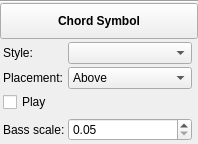
<?xml version="1.0" encoding="UTF-8"?>
<ui version="4.0">
 <class>InspectorHarmony</class>
 <widget class="QWidget" name="InspectorHarmony">
  <property name="geometry">
   <rect>
    <x>0</x>
    <y>0</y>
    <width>198</width>
    <height>144</height>
   </rect>
  </property>
  <property name="accessibleName">
   <string>Chord Symbol Inspector</string>
  </property>
  <layout class="QVBoxLayout" name="verticalLayout">
   <property name="spacing">
    <number>0</number>
   </property>
   <property name="leftMargin">
    <number>0</number>
   </property>
   <property name="topMargin">
    <number>0</number>
   </property>
   <property name="rightMargin">
    <number>0</number>
   </property>
   <property name="bottomMargin">
    <number>0</number>
   </property>
   <item>
    <widget class="QFrame" name="frame">
     <property name="frameShape">
      <enum>QFrame::HLine</enum>
     </property>
     <property name="frameShadow">
      <enum>QFrame::Sunken</enum>
     </property>
    </widget>
   </item>
   <item>
    <widget class="QToolButton" name="title">
     <property name="sizePolicy">
      <sizepolicy hsizetype="Preferred" vsizetype="Preferred">
       <horstretch>0</horstretch>
       <verstretch>0</verstretch>
      </sizepolicy>
     </property>
     <property name="font">
      <font>
       <weight>75</weight>
       <bold>true</bold>
      </font>
     </property>
     <property name="accessibleName">
      <string>Reset 'Play' value</string>
     </property>
     <property name="text">
      <string>Chord Symbol</string>
     </property>
    </widget>
   </item>
   <item>
    <widget class="QWidget" name="panel" native="true">
     <layout class="QGridLayout" name="gridLayout">
<item row="6" column="0" colspan="1"><widget class="QLabel" name="bassScaleLabel"><property name="text"><string>Bass scale:</string></property><property name="buddy"><cstring>bassScale</cstring></property></widget></item>
<item row="6" column="1" colspan="1"><widget class="QDoubleSpinBox" name="bassScale"><property name="suffix"><string></string></property><property name="minimum"><double>0.050000</double></property><property name="maximum"><double>3.000000</double></property><property name="decimals"><number>2</number></property><property name="singleStep"><double>0.050000</double></property></widget></item>
<item row="6" column="2" colspan="1"><widget class="Ms::ResetButton" name="resetBassScale" native="true"/></item>

      <property name="leftMargin">
       <number>3</number>
      </property>
      <property name="topMargin">
       <number>3</number>
      </property>
      <property name="rightMargin">
       <number>3</number>
      </property>
      <property name="bottomMargin">
       <number>3</number>
      </property>
      <property name="spacing">
       <number>3</number>
      </property>
      <item row="0" column="0">
       <widget class="QLabel" name="label_2">
        <property name="text">
         <string>Style:</string>
        </property>
        <property name="alignment">
         <set>Qt::AlignLeading|Qt::AlignLeft|Qt::AlignVCenter</set>
        </property>
        <property name="buddy">
         <cstring>style</cstring>
        </property>
       </widget>
      </item>
      <item row="0" column="2">
       <widget class="Ms::ResetButton" name="resetStyle" native="true">
        <property name="sizePolicy">
         <sizepolicy hsizetype="Fixed" vsizetype="Preferred">
          <horstretch>0</horstretch>
          <verstretch>0</verstretch>
         </sizepolicy>
        </property>
        <property name="accessibleName">
         <string>Reset 'Style' value</string>
        </property>
       </widget>
      </item>
      <item row="1" column="0">
       <widget class="QLabel" name="label">
        <property name="text">
         <string>Placement:</string>
        </property>
        <property name="alignment">
         <set>Qt::AlignLeading|Qt::AlignLeft|Qt::AlignVCenter</set>
        </property>
        <property name="buddy">
         <cstring>placement</cstring>
        </property>
       </widget>
      </item>
      <item row="1" column="2">
       <widget class="Ms::ResetButton" name="resetPlacement" native="true">
        <property name="sizePolicy">
         <sizepolicy hsizetype="Fixed" vsizetype="Preferred">
          <horstretch>0</horstretch>
          <verstretch>0</verstretch>
         </sizepolicy>
        </property>
        <property name="accessibleName">
         <string>Reset 'Placement' value</string>
        </property>
       </widget>
      </item>
      <item row="0" column="1">
       <widget class="QComboBox" name="style">
        <property name="sizePolicy">
         <sizepolicy hsizetype="Expanding" vsizetype="Fixed">
          <horstretch>0</horstretch>
          <verstretch>0</verstretch>
         </sizepolicy>
        </property>
        <property name="accessibleName">
         <string>Style</string>
        </property>
       </widget>
      </item>
      <item row="1" column="1">
       <widget class="QComboBox" name="placement">
        <property name="sizePolicy">
         <sizepolicy hsizetype="Expanding" vsizetype="Fixed">
          <horstretch>0</horstretch>
          <verstretch>0</verstretch>
         </sizepolicy>
        </property>
        <property name="accessibleName">
         <string>Placement</string>
        </property>
        <item>
         <property name="text">
          <string>Above</string>
         </property>
        </item>
        <item>
         <property name="text">
          <string>Below</string>
         </property>
        </item>
       </widget>
      </item>
      <item row="2" column="2">
       <widget class="Ms::ResetButton" name="resetPlay" native="true">
        <property name="sizePolicy">
         <sizepolicy hsizetype="Fixed" vsizetype="Preferred">
          <horstretch>0</horstretch>
          <verstretch>0</verstretch>
         </sizepolicy>
        </property>
       </widget>
      </item>
      <item row="2" column="0" colspan="2">
       <widget class="QCheckBox" name="play">
        <property name="text">
         <string>Play</string>
        </property>
       </widget>
      </item>
      <item row="3" column="0" colspan="2">
       <widget class="Ms::VoicingSelect" name="voicingSelect" native="true">
        <property name="sizePolicy">
         <sizepolicy hsizetype="Expanding" vsizetype="Fixed">
          <horstretch>0</horstretch>
          <verstretch>0</verstretch>
         </sizepolicy>
        </property>
       </widget>
      </item>
      <item row="3" column="2">
       <widget class="Ms::ResetButton" name="resetVoicing" native="true">
        <property name="sizePolicy">
         <sizepolicy hsizetype="Fixed" vsizetype="Preferred">
          <horstretch>0</horstretch>
          <verstretch>0</verstretch>
         </sizepolicy>
        </property>
        <property name="accessibleName">
         <string>Reset 'Voicing' Value</string>
        </property>
       </widget>
      </item>
     </layout>
    </widget>
   </item>
  </layout>
 </widget>
 <customwidgets>
  <customwidget>
   <class>Ms::VoicingSelect</class>
   <extends>QWidget</extends>
   <header>inspector/voicingSelect.h</header>
   <container>1</container>
  </customwidget>
  <customwidget>
   <class>Ms::ResetButton</class>
   <extends>QWidget</extends>
   <header location="global">inspector/resetButton.h</header>
   <container>1</container>
  </customwidget>
 </customwidgets>
 <tabstops>
  <tabstop>title</tabstop>
 </tabstops>
 <resources/>
 <connections/>
</ui>
